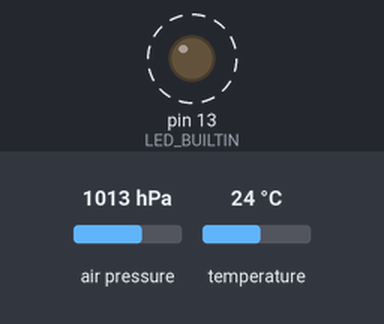
This sketch was run on a simulated Arduino Uno, built with avr-gcc and run on an emulated ATmega328P. Shown: output pins drawn as LEDs (lit = HIGH). Dashed ring = blinking. The test bench sets the inputs (shaded band); at power-on: air pressure 1013 hPa, temperature 24 °C. What the sketch prints to the serial monitor is not drawn.

Above: at 0.4 s.
Timing chart, 0 to 3.0 s (numbered marks = the images above):
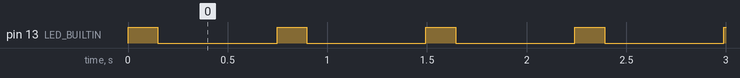

The sketch:

E_Surica.ino
```cpp
#include <Adafruit_BMP085.h>
Adafruit_BMP085 bmp;

void setup() {
  // initialize digital pin LED_BUILTIN as an output.
  pinMode(LED_BUILTIN, OUTPUT);

  Serial.begin(9600);
  if (!bmp.begin()) {
  Serial.println("Could not find a valid BMP085 sensor, check wiring!");
  while (1) {}
  }
}

// the loop function runs over and over again forever
void loop() {

  digitalWrite(LED_BUILTIN, HIGH);   // turn the LED on (HIGH is the voltage level)
  delay(150);                       // wait for a second
  digitalWrite(LED_BUILTIN, LOW);    // turn the LED off by making the voltage LOW
  delay(10);                       // wait for a second

    Serial.print("Temperature = ");
    Serial.print(bmp.readTemperature());
    Serial.println(" *C");

    Serial.print("Pressure = ");
    Serial.print(bmp.readPressure());
    Serial.println(" Pa");

    Serial.print("Altitude = ");
    Serial.print(bmp.readAltitude());
    Serial.println(" meters");

    Serial.print("Pressure at sealevel (calculated) = ");
    Serial.print(bmp.readSealevelPressure());
    Serial.println(" Pa");

    Serial.print("Real altitude = ");
    Serial.print(bmp.readAltitude(101500));
    Serial.println(" meters");

    Serial.println();
    delay(500);
}
```

Measured:
- by itself, pin 13 (LED_BUILTIN): alternates HIGH for 0.15 s and LOW for 0.60 s
